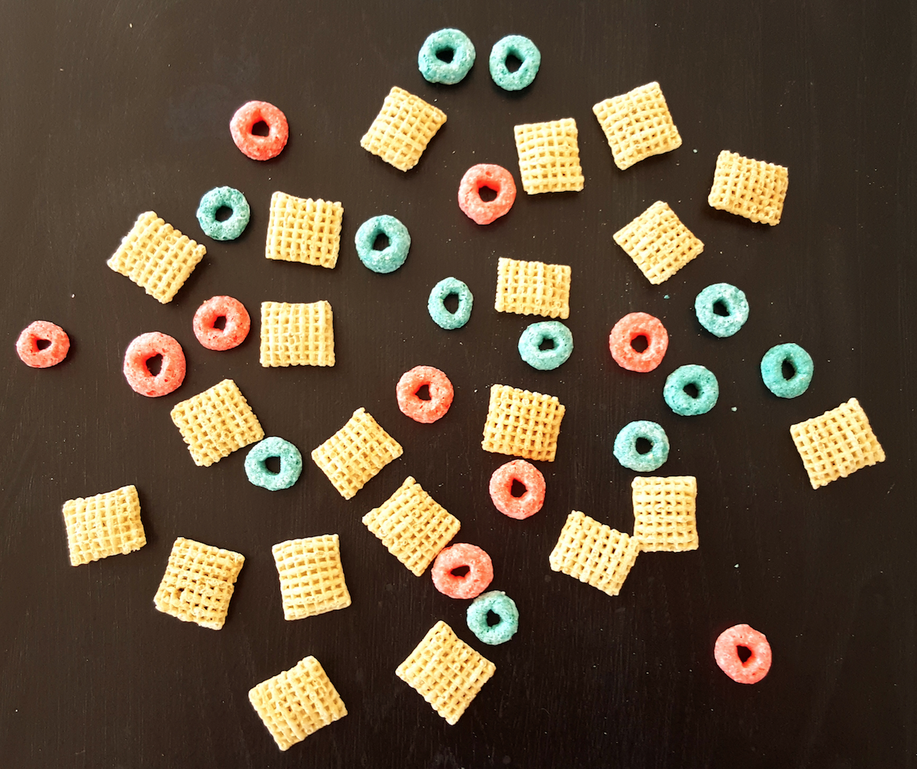
#> input picture Practicals/Assignment 2/breakfast.png, 917 x 769 px, shrunk from 1280 x 1074 before the run, given in place of the camera
$ python invisibleCloak.py
#> lines starting #> are read from the running program, lines starting #| are printed output that depends on the picture; after the words box and inside, x2 and y2 are one past the last pixel; in counts of white or black regions, pixels touching at a corner belong together
"""
    Student:    Byron Dowling
    Class:      Computer Vision (CSE 60535)
    Term:       University of Notre Dame, Fall 2023

    In this example, we will simulate an "invisibility cloak" using a static
    background, color detection and segmentation.

    The key idea is to replace the current frame pixels corresponding to
    the cloth with the background pixels to generate the effect of an
    invisibility cloak.

    The basic concepts are:
        1. Capture and store the background frame.
        2. Detect the colored cloth using a color detection algorithm
        3. Segment out the colored cloth by generating a mask.
        4. Generate the final augmented output to create the magical effect.

"""

import cv2
import numpy as np
import time

# Open the webcam
cap = cv2.VideoCapture(0)

# We give some time for the camera to setup
time.sleep(3)
background = 0
final_output = 0
res_scale = 0.5

# First, we need to capture and store the static background frame
while (cap.isOpened()):
    retval, bgr = cap.read()
#> bgr is the input picture: shape (769, 917, 3); mean B, G, R 58.1, 78.5, 94.9

    cv2.imshow("Background", bgr)

    action = cv2.waitKey(1)
#> (key Esc is pressed here)
    # type s to exit the while loop after background has been detected after
    # for example 10-15 seconds
    if action == ord('s'):
        background = bgr
        break

    # closing the windows selects the last frame as the background
    cv2_ver = cv2.__version__.split('.')[0]

    if cv2_ver == '3':
        if cv2.getWindowProperty("Background", 0) == -1:
            background = bgr
            break
    if cv2_ver == '4':
        if cv2.getWindowProperty("Background", cv2.WND_PROP_VISIBLE) <= 0:
            background = bgr
            break


# And here the magic happens
while(cap.isOpened()):
    ret, bgr = cap.read()
    if not ret:
        break

	# Converting the color space from BGR to HSV
    hsv = cv2.cvtColor(bgr, cv2.COLOR_BGR2HSV)
#> hsv: shape (769, 917, 3); mean H, S, V 16.7, 114, 96.9

    #######################################################
    """
        HSV Values for my Green-ish "cloak"
            - Hue: 102-110
            - Saturation: 62-122
            - Value: 160-235

            and

            - Hue: 102-110
            - Saturation: 106-150
            - Value: 180-240

        Black Jacket Test
            - Hue: 0-170
            - Saturation: 0-50
            - Value: 5-50

    """
    ## Black Jacket details
    lower_hsv = np.array([0,0,5])
    upper_hsv = np.array([170,50,50])
    mask = cv2.inRange(hsv,lower_hsv,upper_hsv)
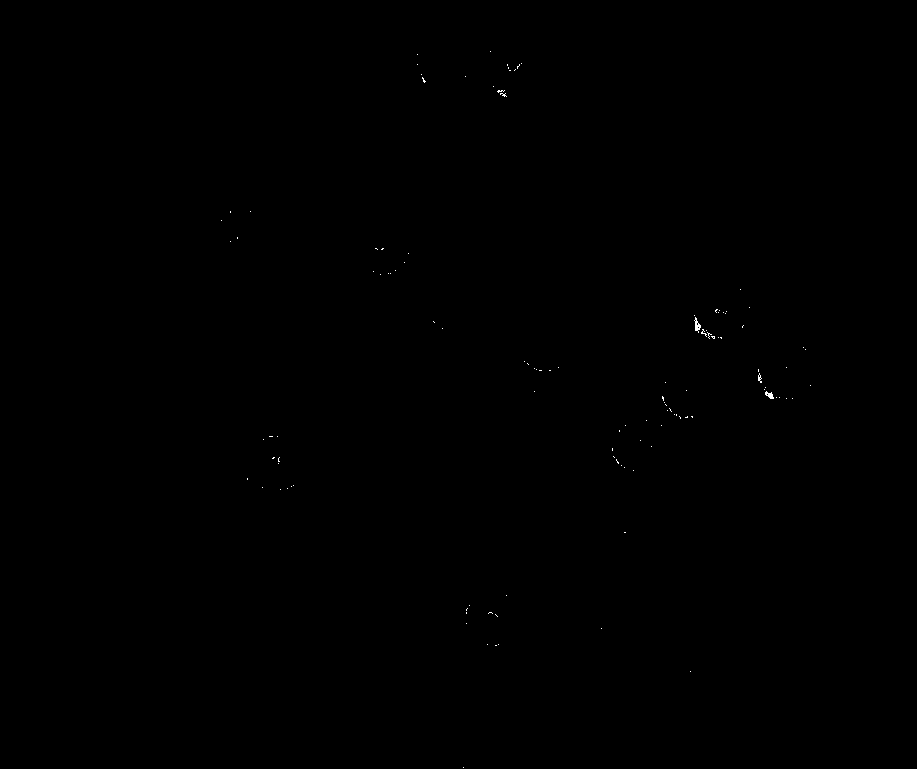
#> mask: shape (769, 917); 0.05% white in thin lines or dots, all inside (x1, y1, x2, y2) = (221, 51, 811, 768)

    # [12 lines of commented-out code are left out]
    mask = cv2.morphologyEx(mask, cv2.MORPH_CLOSE, np.ones((13,13),np.uint8),iterations=3)
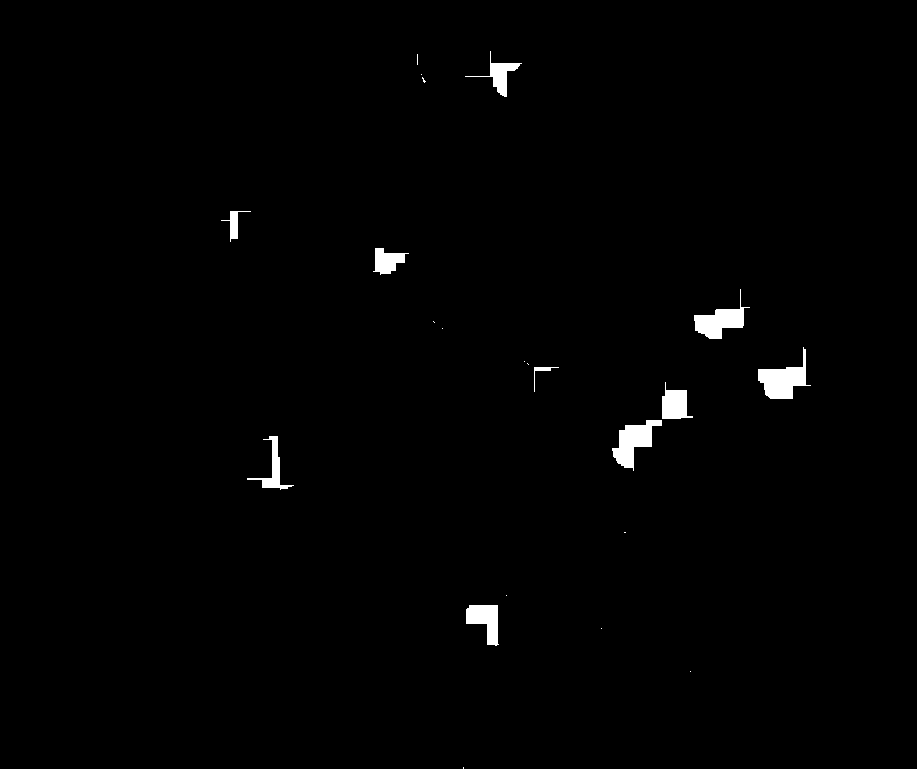
#> mask: shape (769, 917); 1% white; 22 white regions (12 under 20 px), largest, box (x1, y1, x2, y2) and area: (758, 347, 811, 399) 1250, (612, 420, 662, 471) 1166, (694, 289, 750, 339) 1073
    mask = cv2.dilate(mask,np.ones((11,11),np.uint8),iterations = 1)
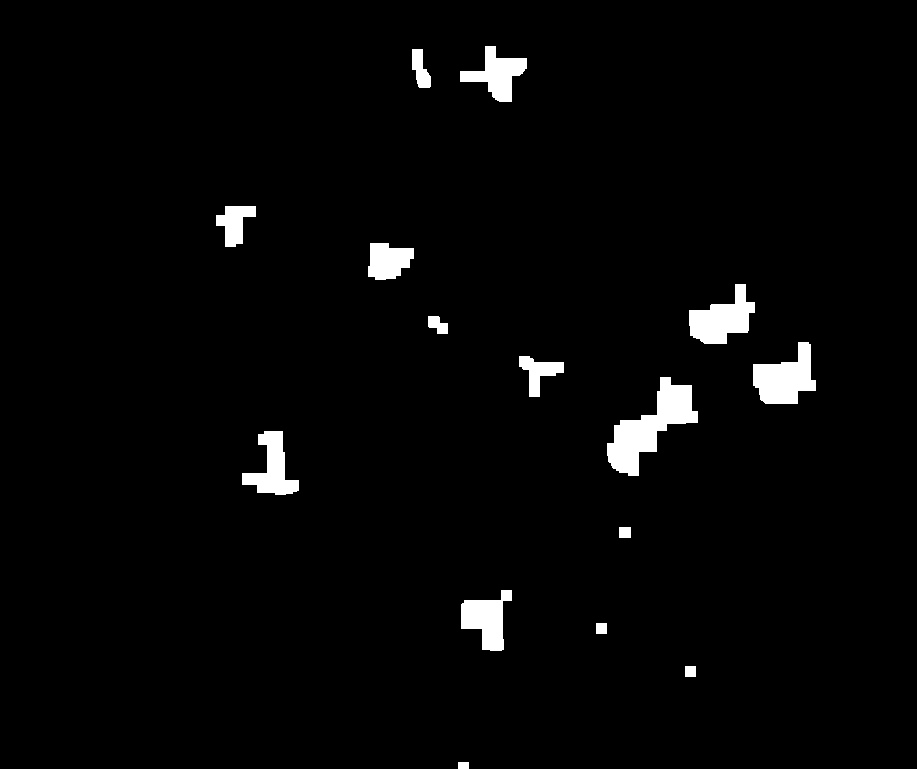
#> mask: shape (769, 917); 2.5% white; 15 white regions, largest, box (x1, y1, x2, y2) and area: (607, 377, 698, 476) 3687, (753, 342, 816, 404) 2400, (689, 284, 755, 344) 2233
    cv2.imshow("Final mask", mask)

    # Now we need to replace the pixel values of the detected red color region with
    # corresponding pixel values of the static background and generate an
    # augmented output that converts our cloak into an invisibility cloak.

    #######################################################
    """
        ***TASK FOR YOU:
        Use cv2.bitwise_and() function and your "mask" array to create an image
        "res1" with pixel values equal to the pixel values of the static background
        within the detected invisible cloak region.
    """
    res1 = cv2.bitwise_and(background, background, mask=mask)
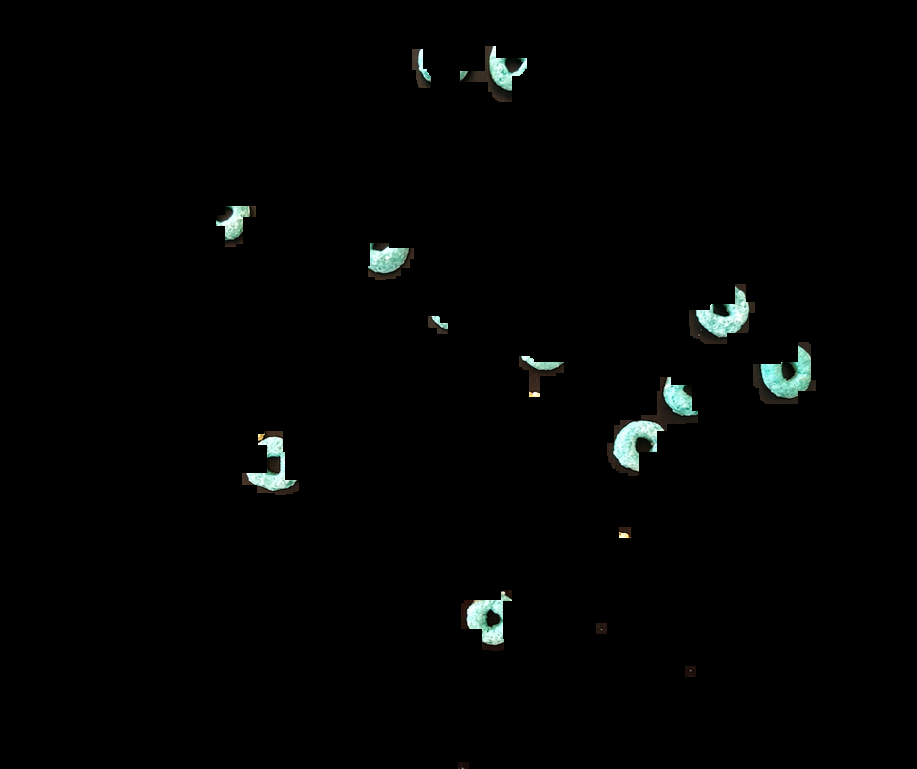
#> res1: shape (769, 917, 3); mean B, G, R 3.1, 3.5, 2.7
    cv2.imshow("res1", res1)
    #######################################################


    #######################################################
    """
        ***TASK FOR YOU:
        Next, use cv2.bitwise_and() function again to "remove" (= make them black) from the webcam
        stream ("bgr") all pixels found within the invisible cloak region; this will be "res2".
        Tip: you may need to invert your mask array -- use cv2.bitwise_not() for this purpose.
    """
    mask = cv2.bitwise_not(mask)
    res2 = cv2.bitwise_and(bgr, bgr, mask=mask)
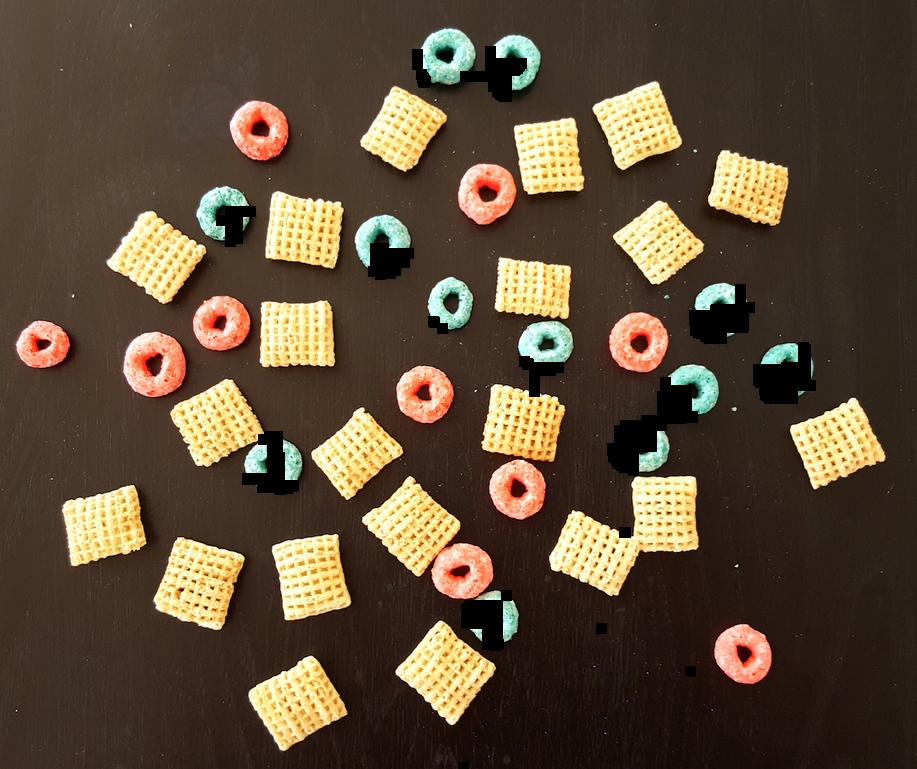
#> res2: shape (769, 917, 3); mean B, G, R 54.9, 75, 92.2
    cv2.imshow("res2", res2)
    #######################################################

    #######################################################
    """
        ***TASK FOR YOU:
        Finally, combine "res1" and "res2" using cv2.addWeighted() function
    """
    final_output = cv2.addWeighted(res1,1,res2,1,0)
    #######################################################

    cv2.imshow('Here the magic happens !!!',final_output)
    k = cv2.waitKey(10)
#> (key Esc is pressed here)
    if k & 0xFF == 27:
        break

    """
        My results were a little mixed. It defintely works, but I think the issue is more
        related to my choice of cloak which is a very light green and the level of lighting
        seemed to affect portion of the "cloak" to where they were not being detected and thus
        becoming invisible.

        It seems like every cloak-like item I have either has elaborate patterns or is plain
        black so I didn't have a lot of great options to pick from.

        UPDATE:
            - My black jacket was a much better test than my light green one
    """


cap.release()
cv2.destroyAllWindows()
